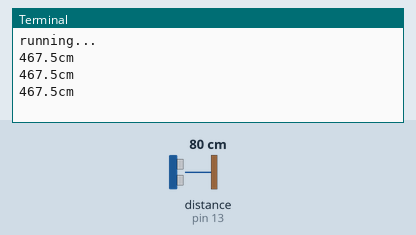
A program run on a simulated Raspberry Pi (header pin numbers). Parts: the last lines printed to the terminal. The inputs (shaded band) are chosen by the test bench; at power-on: distance to the obstacle (sensor on pin 13) 80 cm. The echo pulse lasts 58.3 µs per cm.

Above: at 1.2 s.
1.3 s: distance to the obstacle (sensor on pin 13) set to 2 cm
At 2.0 s:
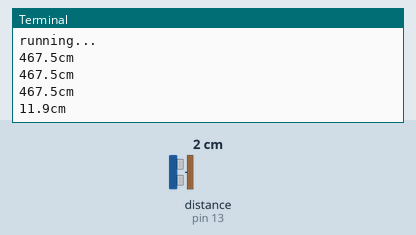
2.8 s: distance to the obstacle (sensor on pin 13) set to 4 cm
At 3.6 s:
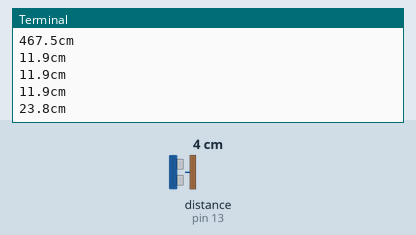
Timing chart, 0 to 5.8 s (numbered marks = the images above; inputs shaded):
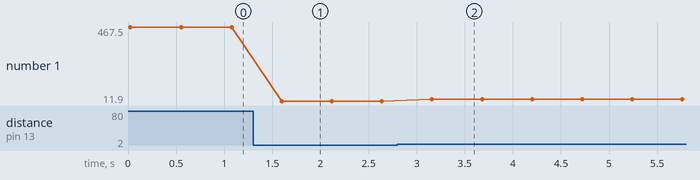

Measured:
- after the input at 1.3 s, the terminal: prints a new line after 0.30 s (image 1)
- after the input at 2.8 s, the terminal: prints a new line after 0.36 s (image 2)
- plotted number 1: 467.5 → 11.9 after the input at 1.3 s, 11.9 → 23.8 after the input at 2.8 s

The program:

HC-SR04.py
```python
# -*- coding: utf-8 -*-
# Python 3.7 is recommanded
# This file is for HC-SR04

# import Raspberry GPIO module
import RPi.GPIO as GPIO
# import time module
import time

# set trig pin
trig = 11
# set echo pin
echo = 13

print('running...')

GPIO.setmode(GPIO.BOARD)

GPIO.setup(trig, GPIO.OUT)
GPIO.setup(echo, GPIO.IN)

def run():
    # send a start signal
    GPIO.output(trig, GPIO.HIGH)
    time.sleep(0.02)
    GPIO.output(trig, GPIO.LOW)

    # filter useless signal
    while GPIO.input(echo) == GPIO.LOW:
        continue

    # input flag
    first = 0
    # time span count
    count = 0

    # read signal lasting time
    while GPIO.input(echo) == GPIO.HIGH:
        if first == 0:
            first = 1
        # 10us
        time.sleep(0.00001)
        count += 1

    # calculate distance (m)
    dis = count * 10 * 3.4 * 0.001 / 2
    # calculate distance (cm)
    dis = dis * 100

    # print distance
    print(str(dis) + "cm")

# keep running
while True:
    run()
    time.sleep(0.5)
    continue
```
